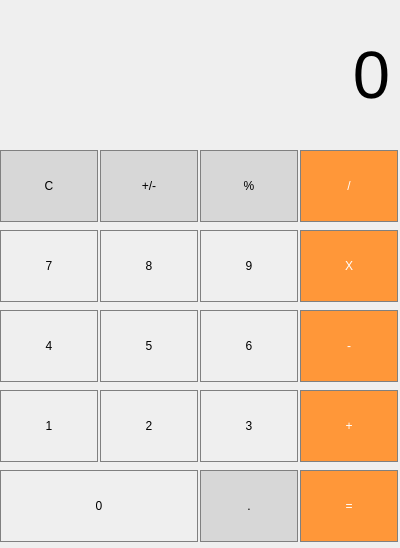
<?xml version="1.0" encoding="UTF-8"?>
<ui version="4.0">
 <class>Calculadora</class>
 <widget class="QMainWindow" name="Calculadora">
  <property name="enabled">
   <bool>true</bool>
  </property>
  <property name="geometry">
   <rect>
    <x>0</x>
    <y>0</y>
    <width>400</width>
    <height>548</height>
   </rect>
  </property>
  <property name="minimumSize">
   <size>
    <width>400</width>
    <height>548</height>
   </size>
  </property>
  <property name="maximumSize">
   <size>
    <width>400</width>
    <height>548</height>
   </size>
  </property>
  <property name="windowTitle">
   <string>Calculadora</string>
  </property>
  <property name="layoutDirection">
   <enum>Qt::LeftToRight</enum>
  </property>
  <property name="autoFillBackground">
   <bool>true</bool>
  </property>
  <property name="toolButtonStyle">
   <enum>Qt::ToolButtonIconOnly</enum>
  </property>
  <property name="tabShape">
   <enum>QTabWidget::Rounded</enum>
  </property>
  <widget class="QWidget" name="centralwidget">
   <widget class="QLabel" name="lbl_resultado">
    <property name="geometry">
     <rect>
      <x>10</x>
      <y>10</y>
      <width>380</width>
      <height>130</height>
     </rect>
    </property>
    <property name="font">
     <font>
      <pointsize>50</pointsize>
      <bold>false</bold>
     </font>
    </property>
    <property name="layoutDirection">
     <enum>Qt::LeftToRight</enum>
    </property>
    <property name="styleSheet">
     <string notr="true">/* (Label at top) Label Stylesheet */

QLabel {
  qproperty-alignment: 'AlignVCenter | AlignRight';
  border: 1px solid gray;
}

background-color : white;</string>
    </property>
    <property name="text">
     <string>0</string>
    </property>
    <property name="alignment">
     <set>Qt::AlignRight|Qt::AlignTrailing|Qt::AlignVCenter</set>
    </property>
   </widget>
   <widget class="QPushButton" name="btn_limpar">
    <property name="geometry">
     <rect>
      <x>0</x>
      <y>150</y>
      <width>98</width>
      <height>72</height>
     </rect>
    </property>
    <property name="sizePolicy">
     <sizepolicy hsizetype="Minimum" vsizetype="Fixed">
      <horstretch>0</horstretch>
      <verstretch>0</verstretch>
     </sizepolicy>
    </property>
    <property name="baseSize">
     <size>
      <width>0</width>
      <height>0</height>
     </size>
    </property>
    <property name="font">
     <font>
      <family>Segoe UI</family>
      <bold>false</bold>
     </font>
    </property>
    <property name="acceptDrops">
     <bool>false</bool>
    </property>
    <property name="styleSheet">
     <string notr="true">QPushButton {
  background-color: rgb(215, 215, 215);
  border: 1px solid gray;
}
QPushButton:pressed {
    background-color: qlineargradient(x1: 0, y1: 0, x2: 0, y2: 1,
                                      stop: 0 #BEBEBE, stop: 1 #D7D7D7);
}</string>
    </property>
    <property name="text">
     <string>C</string>
    </property>
   </widget>
   <widget class="QPushButton" name="btn_inverterValor">
    <property name="geometry">
     <rect>
      <x>100</x>
      <y>150</y>
      <width>98</width>
      <height>72</height>
     </rect>
    </property>
    <property name="styleSheet">
     <string notr="true">QPushButton {
  background-color: rgb(215, 215, 215);
  border: 1px solid gray;
}
QPushButton:pressed {
    background-color: qlineargradient(x1: 0, y1: 0, x2: 0, y2: 1,
                                      stop: 0 #BEBEBE, stop: 1 #D7D7D7);
}</string>
    </property>
    <property name="text">
     <string>+/-</string>
    </property>
   </widget>
   <widget class="QPushButton" name="btn_modulo">
    <property name="geometry">
     <rect>
      <x>200</x>
      <y>150</y>
      <width>98</width>
      <height>72</height>
     </rect>
    </property>
    <property name="styleSheet">
     <string notr="true">QPushButton {
  background-color: rgb(215, 215, 215);
  border: 1px solid gray;
}
QPushButton:pressed {
    background-color: qlineargradient(x1: 0, y1: 0, x2: 0, y2: 1,
                                      stop: 0 #BEBEBE, stop: 1 #D7D7D7);
}</string>
    </property>
    <property name="text">
     <string>%</string>
    </property>
   </widget>
   <widget class="QPushButton" name="btn_dividir">
    <property name="geometry">
     <rect>
      <x>300</x>
      <y>150</y>
      <width>98</width>
      <height>72</height>
     </rect>
    </property>
    <property name="styleSheet">
     <string notr="true">QPushButton {
  background-color: rgb(255, 151, 57);
  color: white; 
  border: 1px solid gray;
}

QPushButton:pressed {
    background-color: qlineargradient(x1: 0, y1: 0, x2: 0, y2: 1,
                                      stop: 0 #FF7832, stop: 1 #FF9739);
}</string>
    </property>
    <property name="text">
     <string>/</string>
    </property>
   </widget>
   <widget class="QPushButton" name="btn_multiplicar">
    <property name="geometry">
     <rect>
      <x>300</x>
      <y>230</y>
      <width>98</width>
      <height>72</height>
     </rect>
    </property>
    <property name="styleSheet">
     <string notr="true">QPushButton {
  background-color: rgb(255, 151, 57);
  color: white; 
  border: 1px solid gray;
}

QPushButton:pressed {
    background-color: qlineargradient(x1: 0, y1: 0, x2: 0, y2: 1,
                                      stop: 0 #FF7832, stop: 1 #FF9739);
}</string>
    </property>
    <property name="text">
     <string>X</string>
    </property>
   </widget>
   <widget class="QPushButton" name="btn_7">
    <property name="geometry">
     <rect>
      <x>0</x>
      <y>230</y>
      <width>98</width>
      <height>72</height>
     </rect>
    </property>
    <property name="styleSheet">
     <string notr="true">QPushButton {
   border: 1px solid gray;
}
QPushButton:pressed {
    background-color: qlineargradient(x1: 0, y1: 0, x2: 0, y2: 1,
                                      stop: 0 #dadbde, stop: 1 #f6f7fa);
}</string>
    </property>
    <property name="text">
     <string>7</string>
    </property>
   </widget>
   <widget class="QPushButton" name="btn_8">
    <property name="geometry">
     <rect>
      <x>100</x>
      <y>230</y>
      <width>98</width>
      <height>72</height>
     </rect>
    </property>
    <property name="styleSheet">
     <string notr="true">QPushButton {
   border: 1px solid gray;
}
QPushButton:pressed {
    background-color: qlineargradient(x1: 0, y1: 0, x2: 0, y2: 1,
                                      stop: 0 #dadbde, stop: 1 #f6f7fa);
}</string>
    </property>
    <property name="text">
     <string>8</string>
    </property>
   </widget>
   <widget class="QPushButton" name="btn_9">
    <property name="geometry">
     <rect>
      <x>200</x>
      <y>230</y>
      <width>98</width>
      <height>72</height>
     </rect>
    </property>
    <property name="styleSheet">
     <string notr="true">QPushButton {
   border: 1px solid gray;
}
QPushButton:pressed {
    background-color: qlineargradient(x1: 0, y1: 0, x2: 0, y2: 1,
                                      stop: 0 #dadbde, stop: 1 #f6f7fa);
}</string>
    </property>
    <property name="text">
     <string>9</string>
    </property>
   </widget>
   <widget class="QPushButton" name="btn_subtrair">
    <property name="geometry">
     <rect>
      <x>300</x>
      <y>310</y>
      <width>98</width>
      <height>72</height>
     </rect>
    </property>
    <property name="styleSheet">
     <string notr="true">QPushButton {
  background-color: rgb(255, 151, 57);
  color: white; 
  border: 1px solid gray;
}

QPushButton:pressed {
    background-color: qlineargradient(x1: 0, y1: 0, x2: 0, y2: 1,
                                      stop: 0 #FF7832, stop: 1 #FF9739);
}</string>
    </property>
    <property name="text">
     <string>-</string>
    </property>
   </widget>
   <widget class="QPushButton" name="btn_4">
    <property name="geometry">
     <rect>
      <x>0</x>
      <y>310</y>
      <width>98</width>
      <height>72</height>
     </rect>
    </property>
    <property name="styleSheet">
     <string notr="true">QPushButton {
   border: 1px solid gray;
}
QPushButton:pressed {
    background-color: qlineargradient(x1: 0, y1: 0, x2: 0, y2: 1,
                                      stop: 0 #dadbde, stop: 1 #f6f7fa);
}</string>
    </property>
    <property name="text">
     <string>4</string>
    </property>
   </widget>
   <widget class="QPushButton" name="btn_5">
    <property name="geometry">
     <rect>
      <x>100</x>
      <y>310</y>
      <width>98</width>
      <height>72</height>
     </rect>
    </property>
    <property name="styleSheet">
     <string notr="true">QPushButton {
   border: 1px solid gray;
}
QPushButton:pressed {
    background-color: qlineargradient(x1: 0, y1: 0, x2: 0, y2: 1,
                                      stop: 0 #dadbde, stop: 1 #f6f7fa);
}</string>
    </property>
    <property name="text">
     <string>5</string>
    </property>
   </widget>
   <widget class="QPushButton" name="btn_6">
    <property name="geometry">
     <rect>
      <x>200</x>
      <y>310</y>
      <width>98</width>
      <height>72</height>
     </rect>
    </property>
    <property name="styleSheet">
     <string notr="true">QPushButton {
   border: 1px solid gray;
}
QPushButton:pressed {
    background-color: qlineargradient(x1: 0, y1: 0, x2: 0, y2: 1,
                                      stop: 0 #dadbde, stop: 1 #f6f7fa);
}</string>
    </property>
    <property name="text">
     <string>6</string>
    </property>
   </widget>
   <widget class="QPushButton" name="btn_somar">
    <property name="geometry">
     <rect>
      <x>300</x>
      <y>390</y>
      <width>98</width>
      <height>72</height>
     </rect>
    </property>
    <property name="styleSheet">
     <string notr="true">QPushButton {
  background-color: rgb(255, 151, 57);
  color: white; 
  border: 1px solid gray;
}

QPushButton:pressed {
    background-color: qlineargradient(x1: 0, y1: 0, x2: 0, y2: 1,
                                      stop: 0 #FF7832, stop: 1 #FF9739);
}</string>
    </property>
    <property name="text">
     <string>+</string>
    </property>
   </widget>
   <widget class="QPushButton" name="btn_1">
    <property name="geometry">
     <rect>
      <x>0</x>
      <y>390</y>
      <width>98</width>
      <height>72</height>
     </rect>
    </property>
    <property name="styleSheet">
     <string notr="true">QPushButton {
   border: 1px solid gray;
}
QPushButton:pressed {
    background-color: qlineargradient(x1: 0, y1: 0, x2: 0, y2: 1,
                                      stop: 0 #dadbde, stop: 1 #f6f7fa);
}</string>
    </property>
    <property name="text">
     <string>1</string>
    </property>
   </widget>
   <widget class="QPushButton" name="btn_2">
    <property name="geometry">
     <rect>
      <x>100</x>
      <y>390</y>
      <width>98</width>
      <height>72</height>
     </rect>
    </property>
    <property name="styleSheet">
     <string notr="true">QPushButton {
   border: 1px solid gray;
}
QPushButton:pressed {
    background-color: qlineargradient(x1: 0, y1: 0, x2: 0, y2: 1,
                                      stop: 0 #dadbde, stop: 1 #f6f7fa);
}</string>
    </property>
    <property name="text">
     <string>2</string>
    </property>
   </widget>
   <widget class="QPushButton" name="btn_3">
    <property name="geometry">
     <rect>
      <x>200</x>
      <y>390</y>
      <width>98</width>
      <height>72</height>
     </rect>
    </property>
    <property name="styleSheet">
     <string notr="true">QPushButton {
   border: 1px solid gray;
}
QPushButton:pressed {
    background-color: qlineargradient(x1: 0, y1: 0, x2: 0, y2: 1,
                                      stop: 0 #dadbde, stop: 1 #f6f7fa);
}</string>
    </property>
    <property name="text">
     <string>3</string>
    </property>
   </widget>
   <widget class="QPushButton" name="btn_igual">
    <property name="geometry">
     <rect>
      <x>300</x>
      <y>470</y>
      <width>98</width>
      <height>72</height>
     </rect>
    </property>
    <property name="styleSheet">
     <string notr="true">QPushButton {
  background-color: rgb(255, 151, 57);
  color: white; 
  border: 1px solid gray;
}

QPushButton:pressed {
    background-color: qlineargradient(x1: 0, y1: 0, x2: 0, y2: 1,
                                      stop: 0 #FF7832, stop: 1 #FF9739);
}</string>
    </property>
    <property name="text">
     <string>=</string>
    </property>
   </widget>
   <widget class="QPushButton" name="btn_dot">
    <property name="geometry">
     <rect>
      <x>200</x>
      <y>470</y>
      <width>98</width>
      <height>72</height>
     </rect>
    </property>
    <property name="styleSheet">
     <string notr="true">QPushButton {
  background-color: rgb(215, 215, 215);
  border: 1px solid gray;
}
QPushButton:pressed {
    background-color: qlineargradient(x1: 0, y1: 0, x2: 0, y2: 1,
                                      stop: 0 #BEBEBE, stop: 1 #D7D7D7);
}</string>
    </property>
    <property name="text">
     <string>.</string>
    </property>
   </widget>
   <widget class="QPushButton" name="btn_0">
    <property name="geometry">
     <rect>
      <x>0</x>
      <y>470</y>
      <width>198</width>
      <height>72</height>
     </rect>
    </property>
    <property name="styleSheet">
     <string notr="true">QPushButton {
   border: 1px solid gray;
}
QPushButton:pressed {
    background-color: qlineargradient(x1: 0, y1: 0, x2: 0, y2: 1,
                                      stop: 0 #dadbde, stop: 1 #f6f7fa);
}</string>
    </property>
    <property name="text">
     <string>0</string>
    </property>
   </widget>
  </widget>
 </widget>
 <resources/>
 <connections/>
</ui>
